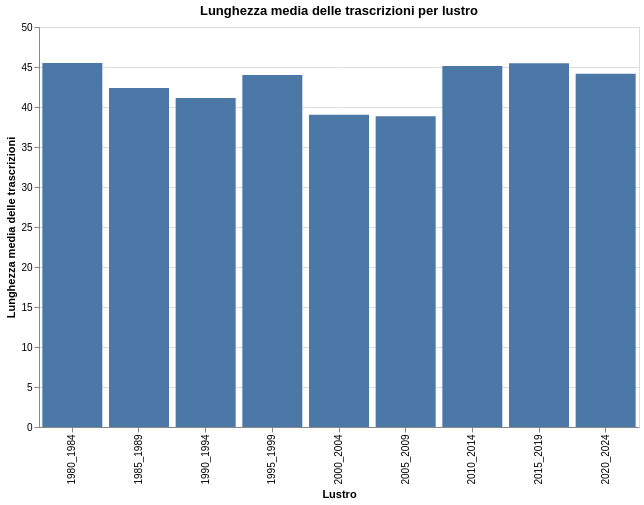

Express this chart as Vega-Lite.
### Vega-Lite specification from a JSON file in a GitHub repository (floating-point values rounded to 4 significant figures)
{"$schema": "https://vega.github.io/schema/vega-lite/v5.6.1.json", "config": {"view": {"continuousHeight": 300, "continuousWidth": 300}}, "data": {"name": "data-1d0ff2ade7d2688091a8414f61940938"}, "datasets": {"data-1d0ff2ade7d2688091a8414f61940938": [{"Average Length": 45.5, "Period": "1980_1984"}, {"Average Length": 42.38, "Period": "1985_1989"}, {"Average Length": 41.13, "Period": "1990_1994"}, {"Average Length": 43.99, "Period": "1995_1999"}, {"Average Length": 39.05, "Period": "2000_2004"}, {"Average Length": 38.85, "Period": "2005_2009"}, {"Average Length": 45.13, "Period": "2010_2014"}, {"Average Length": 45.46, "Period": "2015_2019"}, {"Average Length": 44.16, "Period": "2020_2024"}]}, "encoding": {"x": {"field": "Period", "title": "Lustro", "type": "nominal"}, "y": {"field": "Average Length", "title": "Lunghezza media delle trascrizioni", "type": "quantitative"}}, "height": 400, "mark": {"type": "bar"}, "title": "Lunghezza media delle trascrizioni per lustro", "width": 600}
